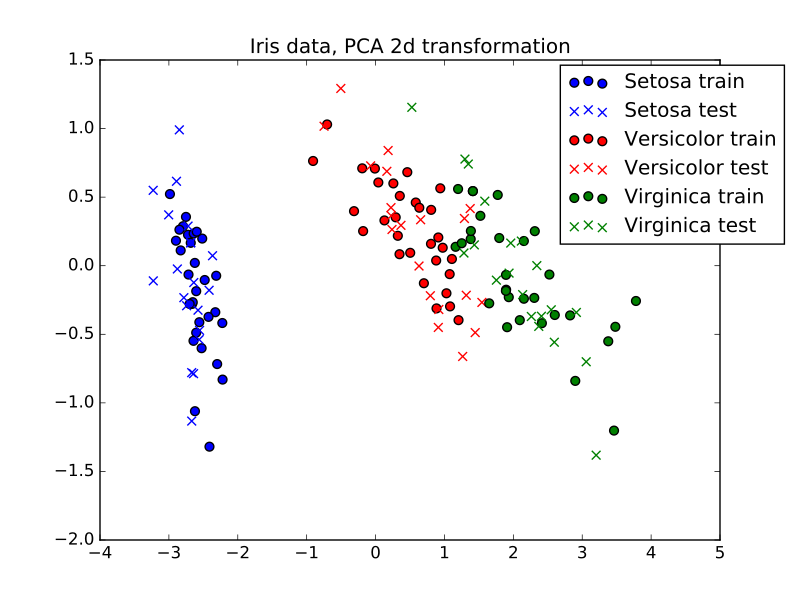

Python code for this plot:
#! /usr/bin/env python

import matplotlib.pyplot as plt
#from mpl_toolkits.mplot3d import Axes3D
import numpy, sklearn
numpy.random.seed(314)
from sklearn import datasets, svm
from sklearn.decomposition import PCA
from sklearn.discriminant_analysis import LinearDiscriminantAnalysis as LDA

def trans2d(tobj, arr):
    arr2d = tobj.transform(arr)
    return arr2d[:,0], arr2d[:,1]

import sys, argparse
scriptnm = sys.argv[0].split(".py")[0]
pdfnm = scriptnm + ".pdf"
argparser = argparse.ArgumentParser()
argparser.add_argument("--pdf", action="store_true",
                       help="output graphs to "+pdfnm)
args = argparser.parse_args()
if args.pdf:
    from matplotlib.backends.backend_pdf import PdfPages
    pdf = PdfPages(pdfnm)

iris = datasets.load_iris()

# Setosa, Versicolor and Virginica
setosa_data = iris.data[0:50,:]
versic_data = iris.data[50:100,:]
virgin_data = iris.data[100:150,:]
numpy.random.shuffle(setosa_data)
numpy.random.shuffle(versic_data)
numpy.random.shuffle(virgin_data)
setosa_data_train = setosa_data[0:30,:]
versic_data_train = versic_data[0:30,:]
virgin_data_train = virgin_data[0:30,:]
setosa_data_test = setosa_data[30:50,:]
versic_data_test = versic_data[30:50,:]
virgin_data_test = virgin_data[30:50,:]

# plotting
c1, c2, c3 = "blue", "red", "green"
s = 40

# do PCA to visualize training data
pca2d = PCA(n_components=2)
pca2d.fit(numpy.concatenate((setosa_data_train, versic_data_train, virgin_data_train)))
data2d = pca2d.transform(numpy.concatenate((setosa_data_train, versic_data_train, virgin_data_train)))
plt.title("Iris data, PCA 2d transformation")
plt.scatter(*(trans2d(pca2d, setosa_data_train)), c=c1, s=s, label="Setosa train")
plt.scatter(*(trans2d(pca2d, setosa_data_test)), c=c1, s=s, marker="x", label="Setosa test")
plt.scatter(*(trans2d(pca2d, versic_data_train)), c=c2, s=s, label="Versicolor train")
plt.scatter(*(trans2d(pca2d, versic_data_test)), c=c2, s=s, marker="x", label="Versicolor test")
plt.scatter(*(trans2d(pca2d, virgin_data_train)), c=c3, s=s, label="Virginica train")
plt.scatter(*(trans2d(pca2d, virgin_data_test)), c=c3, s=s, marker="x", label="Virginica test")
plt.legend(bbox_to_anchor=(1.12, 1.01))  #1.4,1.05
if args.pdf:
    plt.draw()
    plt.savefig(pdf, format="pdf")
else:
    plt.show()
plt.gcf().clear()

# mesh to visualise classification regions
all2d = pca2d.transform(iris.data)
x_min, x_max = all2d[:,0].min() - 0.3, all2d[:,0].max() + 0.3
y_min, y_max = all2d[:,1].min() - 0.3, all2d[:,1].max() + 0.3
h = 0.02
xx, yy = numpy.meshgrid(numpy.arange(x_min, x_max, h), numpy.arange(y_min, y_max, h))
xxf = xx.flatten()
yyf = yy.flatten()
grid = zip(xxf, yyf)
invgrid = pca2d.inverse_transform(grid)

# LDA classifier
fisher= LDA(n_components=2, solver="eigen")
fisher.fit(numpy.concatenate((versic_data_train, virgin_data_train)),
           [-1] * 30 + [1] * 30)
# score on training and test data
train_acc = fisher.score(numpy.concatenate((versic_data_train, virgin_data_train)),
                          [-1] * 30 + [1] * 30)
test_acc = fisher.score(numpy.concatenate((versic_data_test, virgin_data_test)),
                         [-1] * 20 + [1] * 20)
train_pacc = int(round(train_acc * 100.0))
test_pacc = int(round(test_acc * 100.0))
print "Fisher classifier Versicolor/Virginica, train/test accuracy (%%):", train_pacc, test_pacc
# scoring on the grid
ongrid = fisher.predict(invgrid)
plt.title("Fisher classifier Versicolor/Virginica, train/test accuracy (%%): %d/%d" % (train_pacc, test_pacc))
plt.scatter(*(trans2d(pca2d, setosa_data_train)), c=c1, s=s)
plt.scatter(*(trans2d(pca2d, setosa_data_test)), c=c1, s=s, marker="x")
plt.scatter(*(trans2d(pca2d, versic_data_train)), c=c2, s=s)
plt.scatter(*(trans2d(pca2d, versic_data_test)), c=c2, s=s, marker="x")
plt.scatter(*(trans2d(pca2d, virgin_data_train)), c=c3, s=s)
plt.scatter(*(trans2d(pca2d, virgin_data_test)), c=c3, s=s, marker="x")
plt.contourf(xx, yy, ongrid.reshape(xx.shape), cmap=plt.cm.RdYlGn, alpha=0.3)
if args.pdf:
    plt.draw()
    plt.savefig(pdf, format="pdf")
else:
    plt.show()
plt.gcf().clear()

# linear SVM classifier Versicolor/Virginica
C = 1.0  # regularization weight
svc_lin = svm.SVC(kernel="linear", C=C)
svc_lin.fit(numpy.concatenate((versic_data_train, virgin_data_train)),
            [-1] * 30 + [1] * 30)
# score on training and test data
train_acc = svc_lin.score(numpy.concatenate((versic_data_train, virgin_data_train)),
                          [-1] * 30 + [1] * 30)
test_acc = svc_lin.score(numpy.concatenate((versic_data_test, virgin_data_test)),
                         [-1] * 20 + [1] * 20)
train_pacc = int(round(train_acc * 100.0))
test_pacc = int(round(test_acc * 100.0))
print "Linear SVC Versicolor/Virginica, train/test accuracy (%%):", train_pacc, test_pacc
# scoring on the grid
ongrid = svc_lin.predict(invgrid)
plt.title("Linear SVC Versicolor/Virginica, train/test accuracy (%%): %d/%d" % (train_pacc, test_pacc))
plt.scatter(*(trans2d(pca2d, setosa_data_train)), c=c1, s=s)
plt.scatter(*(trans2d(pca2d, setosa_data_test)), c=c1, s=s, marker="x")
plt.scatter(*(trans2d(pca2d, versic_data_train)), c=c2, s=s)
plt.scatter(*(trans2d(pca2d, versic_data_test)), c=c2, s=s, marker="x")
plt.scatter(*(trans2d(pca2d, virgin_data_train)), c=c3, s=s)
plt.scatter(*(trans2d(pca2d, virgin_data_test)), c=c3, s=s, marker="x")
plt.contourf(xx, yy, ongrid.reshape(xx.shape), cmap=plt.cm.RdYlGn, alpha=0.3)
if args.pdf:
    plt.draw()
    plt.savefig(pdf, format="pdf")
else:
    plt.show()
plt.gcf().clear()

# cubic SVM classifier Versicolor/Virginica
C = 1.0  # regularization weight
svc_cub = svm.SVC(kernel="poly", degree=3, C=C)
svc_cub.fit(numpy.concatenate((versic_data_train, virgin_data_train)),
            [-1] * 30 + [1] * 30)
# score on training and test data
train_acc = svc_cub.score(numpy.concatenate((versic_data_train, virgin_data_train)),
                          [-1] * 30 + [1] * 30)
test_acc = svc_cub.score(numpy.concatenate((versic_data_test, virgin_data_test)),
                         [-1] * 20 + [1] * 20)
train_pacc = int(round(train_acc * 100.0))
test_pacc = int(round(test_acc * 100.0))
print "Cubic SVC Versicolor/Virginica, train/test accuracy (%%):", train_pacc, test_pacc
# scoring on the grid
ongrid = svc_cub.predict(invgrid)
plt.title("Cubic SVC Versicolor/Virginica, train/test accuracy (%%): %d/%d" % (train_pacc, test_pacc))
plt.scatter(*(trans2d(pca2d, setosa_data_train)), c=c1, s=s)
plt.scatter(*(trans2d(pca2d, setosa_data_test)), c=c1, s=s, marker="x")
plt.scatter(*(trans2d(pca2d, versic_data_train)), c=c2, s=s)
plt.scatter(*(trans2d(pca2d, versic_data_test)), c=c2, s=s, marker="x")
plt.scatter(*(trans2d(pca2d, virgin_data_train)), c=c3, s=s)
plt.scatter(*(trans2d(pca2d, virgin_data_test)), c=c3, s=s, marker="x")
plt.contourf(xx, yy, ongrid.reshape(xx.shape), cmap=plt.cm.RdYlGn, alpha=0.3)
if args.pdf:
    plt.savefig(pdf, format="pdf")
else:
    plt.show()
plt.gcf().clear()

# gaussian SVM classifier Versicolor/Virginica
C = 1.0  # regularization weight
svc_rbf = svm.SVC(kernel="rbf", gamma=1.0, C=C)
svc_rbf.fit(numpy.concatenate((versic_data_train, virgin_data_train)),
            [-1] * 30 + [1] * 30)
# score on training and test data
train_acc = svc_rbf.score(numpy.concatenate((versic_data_train, virgin_data_train)),
                          [-1] * 30 + [1] * 30)
test_acc = svc_rbf.score(numpy.concatenate((versic_data_test, virgin_data_test)),
                                 [-1] * 20 + [1] * 20)
train_pacc = int(round(train_acc * 100.0))
test_pacc = int(round(test_acc * 100.0))
print "Gaussian SVC Versicolor/Virginica, train/test accuracy:", train_pacc, test_pacc
# scoring on the grid
ongrid = svc_rbf.predict(invgrid)
plt.title("Gaussian SVC Versicolor/Virginica, train/test accuracy (%%): %d/%d" % (train_pacc, test_pacc))
plt.scatter(*(trans2d(pca2d, setosa_data_train)), c=c1, s=s)
plt.scatter(*(trans2d(pca2d, setosa_data_test)), c=c1, s=s, marker="x")
plt.scatter(*(trans2d(pca2d, versic_data_train)), c=c2, s=s)
plt.scatter(*(trans2d(pca2d, versic_data_test)), c=c2, s=s, marker="x")
plt.scatter(*(trans2d(pca2d, virgin_data_train)), c=c3, s=s)
plt.scatter(*(trans2d(pca2d, virgin_data_test)), c=c3, s=s, marker="x")
plt.contourf(xx, yy, ongrid.reshape(xx.shape), cmap=plt.cm.RdYlGn, alpha=0.3)
if args.pdf:
    plt.savefig(pdf, format="pdf")
else:
    plt.show()
plt.gcf().clear()

# square SVM classifier Versicolor/Virginica
C = 1.0  # regularization weight
svc_sq = svm.SVC(kernel="poly", degree=2, C=C)
svc_sq.fit(numpy.concatenate((versic_data_train, setosa_data_train, virgin_data_train)),
           [-1] * 30 + [1] * 60)
# score on training and test data
train_acc = svc_sq.score(numpy.concatenate((versic_data_train, setosa_data_train, virgin_data_train)),
                         [-1] * 30 + [1] * 60)
test_acc = svc_sq.score(numpy.concatenate((versic_data_test, setosa_data_test, virgin_data_test)),
                        [-1] * 20 + [1] * 40)
train_pacc = int(round(train_acc * 100.0))
test_pacc = int(round(test_acc * 100.0))
print "Square SVC Versicolor/Setosa+Virginica, train/test accuracy:", train_pacc, test_pacc
# scoring on the grid
ongrid = svc_sq.predict(invgrid)
plt.title("Square SVC Versicolor/Setosa+Virginica, accuracy (%%): %d/%d" % (train_pacc, test_pacc))
plt.scatter(*(trans2d(pca2d, setosa_data_train)), c=c3, s=s)
plt.scatter(*(trans2d(pca2d, setosa_data_test)), c=c3, s=s, marker="x")
plt.scatter(*(trans2d(pca2d, versic_data_train)), c=c2, s=s)
plt.scatter(*(trans2d(pca2d, versic_data_test)), c=c2, s=s, marker="x")
plt.scatter(*(trans2d(pca2d, virgin_data_train)), c=c3, s=s)
plt.scatter(*(trans2d(pca2d, virgin_data_test)), c=c3, s=s, marker="x")
plt.contourf(xx, yy, ongrid.reshape(xx.shape), cmap=plt.cm.RdYlGn, alpha=0.3)
if args.pdf:
    plt.draw()
    plt.savefig(pdf, format="pdf")
else:
    plt.show()
plt.gcf().clear()


if args.pdf: pdf.close()
